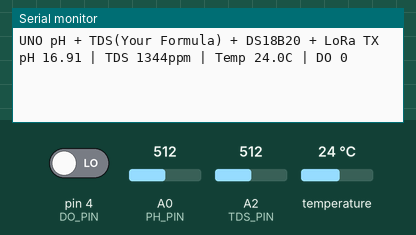
This sketch was run on a simulated Arduino Uno, built with avr-gcc and run on an emulated ATmega328P. On the bench: the last lines printed to the serial monitor. Inputs (shaded band) come from the test bench; at power-on: temperature 24 °C, A0 (PH_PIN) = 512, A2 (TDS_PIN) = 512, pin 4 (DO_PIN) LOW. No radio packets arrive unless stated.

Above: at 1.2 s.
1.3 s: temperature set to 12 °C
At 2.6 s:
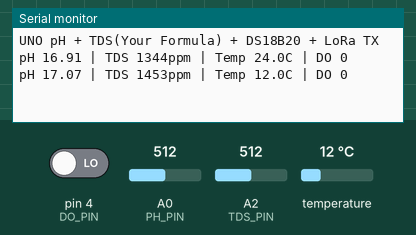
2.8 s: A0 (PH_PIN) set to 716
At 3.3 s:
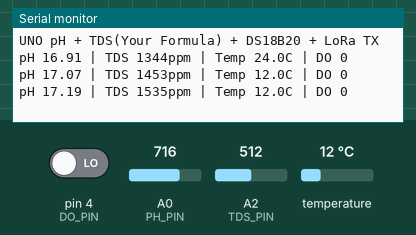
4.3 s: A2 (TDS_PIN) set to 716
At 5.6 s:
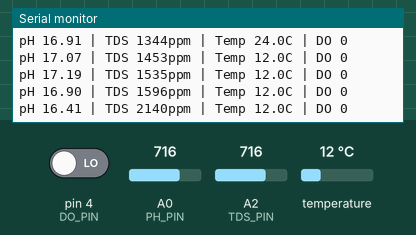
5.8 s: pin 4 (DO_PIN) driven HIGH
At 6.8 s:
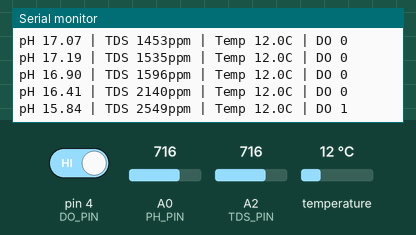
7.3 s: temperature set to 19 °C
At 8.2 s:
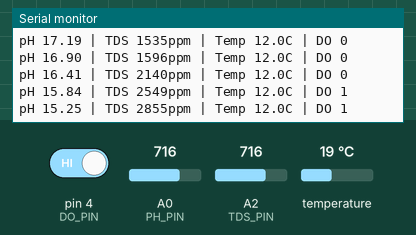
8.8 s: A0 (PH_PIN) set to 900
At 10.3 s:
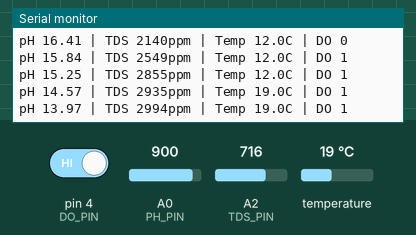
Timing chart, 0 to 11.3 s (numbered marks = the images above; inputs shaded):
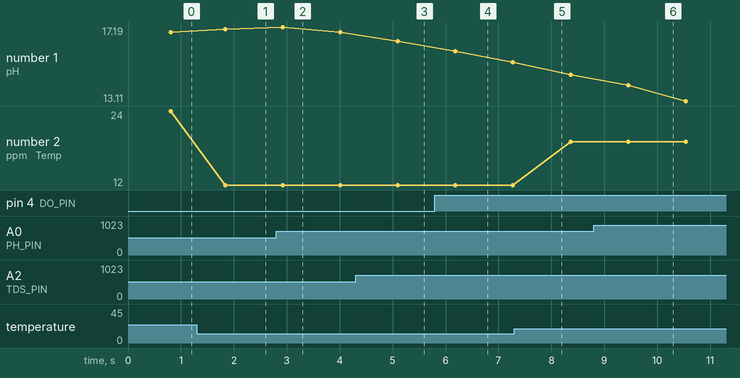

The sketch:

arduinoV3.ino
```cpp
/* SX1278      Arduino UNO
-----------------------
VCC   --->  3.3V
GND   --->  GND
SCK   --->  D13
MISO  --->  D12
MOSI  --->  D11
CS    --->  D10
RST   --->  D9
DIO0  --->  D2
ANT   --->  Antenna
*/

#include <Arduino.h>
#include <SPI.h>
#include <LoRa.h>
#include <math.h>
#include <OneWire.h>
#include <DallasTemperature.h>

// ---------- Pins ----------
const byte PH_PIN    = A0;
const byte TEMP_PIN  = A1;
const byte DO_PIN    = 4;
const byte TDS_PIN   = A2;   // << Your required line

// LoRa pins
const int LORA_CS   = 10;
const int LORA_RST  = 9;
const int LORA_DIO0 = 2;

// DS18B20
const byte TEMP_DS_PIN = 3;
OneWire oneWire(TEMP_DS_PIN);
DallasTemperature sensors(&oneWire);

// ---------- ADC ----------
const float VREF_VOLTS = 5.00f;

// ---------- pH Calibration ----------
const float CAL_M_25C = -6.23f;
const float CAL_B     = 32.45f;

// ---------- Temperature Handling ----------
bool  TEMP_ENABLE = true;
float slopeAtTemp(float degC){ return CAL_M_25C * ((degC + 273.15f) / 298.15f); }

// ---------- Filtering ----------
const int   N_SAMPLES   = 25;
const int   GROUPS      = 5;
const float MAD_K       = 2.5f;
const float IIR_ALPHA   = 0.25f;
const float TDS_ALPHA   = 0.25f;

float v_iir   = NAN;
float ph_iir  = NAN;
float tds_iir = NAN;

// ---------- Helper ----------
float readVoltageOnce(byte pin) {
  return (analogRead(pin) / 1023.0f) * VREF_VOLTS;
}

float median(float *a, int n) {
  float b[64];
  n = min(n, 64);
  for (int i=0;i<n;i++) b[i]=a[i];
  for (int i=1;i<n;i++){
    float k=b[i]; int j=i-1;
    while (j>=0 && b[j]>k){ b[j+1]=b[j]; j--; }
    b[j+1]=k;
  }
  return b[n/2];
}

float mean(const float *a, int n){
  double s=0; for(int i=0;i<n;i++) s+=a[i]; return (float)(s/n);
}

float robustVoltage(byte pin) {
  static float buf[64];
  int N = min(N_SAMPLES, 64);
  for (int i=0;i<N;i++) buf[i] = readVoltageOnce(pin);

  float med = median(buf, N);
  static float dev[64];
  for (int i=0;i<N;i++) dev[i] = fabsf(buf[i]-med);
  float MAD = median(dev, N);

  float keep[64]; int k=0;
  float thr = (MAD>0? MAD_K*MAD : 0.05f);
  for (int i=0;i<N;i++)
    if (fabsf(buf[i]-med) <= thr) keep[k++] = buf[i];

  if (k < 5) return med;

  int groups = min(GROUPS, k);
  int per = k / groups;
  if (per < 2) return median(keep, k);

  static float gmean[16];
  for (int g=0; g<groups; g++)
    gmean[g] = mean(&keep[g*per], per);
  return median(gmean, groups);
}

// ---------- pH ----------
float pH_from_voltage(float vPh, float tC, bool useTemp) {
  if (useTemp) return slopeAtTemp(tC) * vPh + CAL_B;
  return CAL_M_25C * vPh + CAL_B;
}

// ---------- YOUR TDS Formula Here ----------
float TDS_ppm_from_voltage(float v, float tC) {

  // Convert voltage to TDS using your cubic equation
  float tds = (133.42 * v * v * v
              - 255.86 * v * v
              + 857.39 * v) * 0.5;

  // Temperature compensation
  tds = tds / (1.0 + 0.02 * (tC - 25.0));

  if (tds < 0) tds = 0;

  return tds;
}

// ---------- LoRa ----------
const unsigned long TX_PERIOD_MS = 1000;
unsigned long lastTx = 0;

void setup() {
  Serial.begin(115200);
  pinMode(DO_PIN, INPUT);

  sensors.begin();

  LoRa.setPins(LORA_CS, LORA_RST, LORA_DIO0);
  LoRa.begin(433E6);
  LoRa.setSpreadingFactor(9);
  LoRa.setSignalBandwidth(125E3);
  LoRa.setCodingRate4(5);
  LoRa.setTxPower(18);

  Serial.println(F("\nUNO pH + TDS(Your Formula) + DS18B20 + LoRa TX"));
}

void loop() {
  float vPh_raw  = robustVoltage(PH_PIN);
  float vTds_raw = robustVoltage(TDS_PIN);

  if (isnan(v_iir)) v_iir = vPh_raw;
  v_iir = v_iir + IIR_ALPHA * (vPh_raw - v_iir);

  // Read DS18B20 Temperature
  float tC = 25.0f;
  sensors.requestTemperatures();
  tC = sensors.getTempCByIndex(0);
  if (tC < -50 || tC > 125) tC = 25.0f;

  // pH and TDS
  float ph  = pH_from_voltage(v_iir, tC, true);
  float tds = TDS_ppm_from_voltage(vTds_raw, tC);

  if (isnan(ph_iir))  ph_iir  = ph;
  if (isnan(tds_iir)) tds_iir = tds;

  ph_iir  += IIR_ALPHA * (ph  - ph_iir);
  tds_iir += TDS_ALPHA * (tds - tds_iir);


  int doState = digitalRead(DO_PIN);

  // Serial print
  Serial.print("pH "); Serial.print(ph_iir,2);
  Serial.print(" | TDS "); Serial.print(tds_iir,0);
  Serial.print("ppm | Temp "); Serial.print(tC,1);
  Serial.print("C | DO "); Serial.println(doState);

  // Send LoRa
  unsigned long now = millis();
  if (now - lastTx >= TX_PERIOD_MS) {
    lastTx = now;
    LoRa.beginPacket();
    LoRa.print(ph_iir, 2); LoRa.print(',');
    LoRa.print((long)tds_iir); LoRa.print(',');
    LoRa.print(tC, 1); LoRa.print(',');
    LoRa.print(doState);
    LoRa.endPacket();
  }

  delay(250);
}
```

bubt_waterMonitoring_HUB.ino
```cpp

```

Measured:
- after the input at 1.3 s, the serial monitor: prints a new line after 0.54 s (image 1)
- after the input at 4.3 s, the serial monitor: prints a new line after 0.80 s (image 3)
- after the input at 5.8 s, the serial monitor: prints a new line after 0.39 s (image 4)
- plotted number 1: 16.91 → 17.07 after the input at 1.3 s, 17.07 → 16.9 after the input at 2.8 s, 15.25 → 14.57 after the input at 7.3 s, 14.57 → 13.11 after the input at 8.8 s
- plotted number 2: 24 → 12 after the input at 1.3 s, 12 → 19 after the input at 7.3 s
